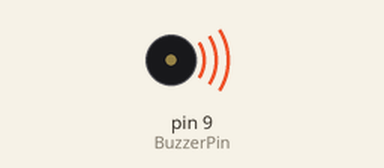
Simulated run of this sketch. Board: Arduino Uno, built with avr-gcc and run on an emulated ATmega328P. Shown: buzzer (waves = sounding).

Above: at 0.05 s.
Timing chart, 0 to 3.0 s (numbered marks = the images above):
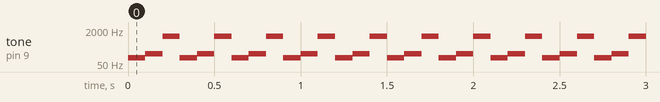

The sketch:

PiezoBuzzer.ino
```cpp
const int BuzzerPin = 9;

void setup(){}

void loop(){
  tone(BuzzerPin,100);
  delay(100);
  tone(BuzzerPin,150);
  delay(100);
  tone(BuzzerPin,1000);
  delay(100);
 }
```

Measured:
- by itself, tone on pin 9 (BuzzerPin): repeats every 0.30 s: 150 Hz 0.10 s, 1000 Hz 0.10 s, 100 Hz 0.10 s
